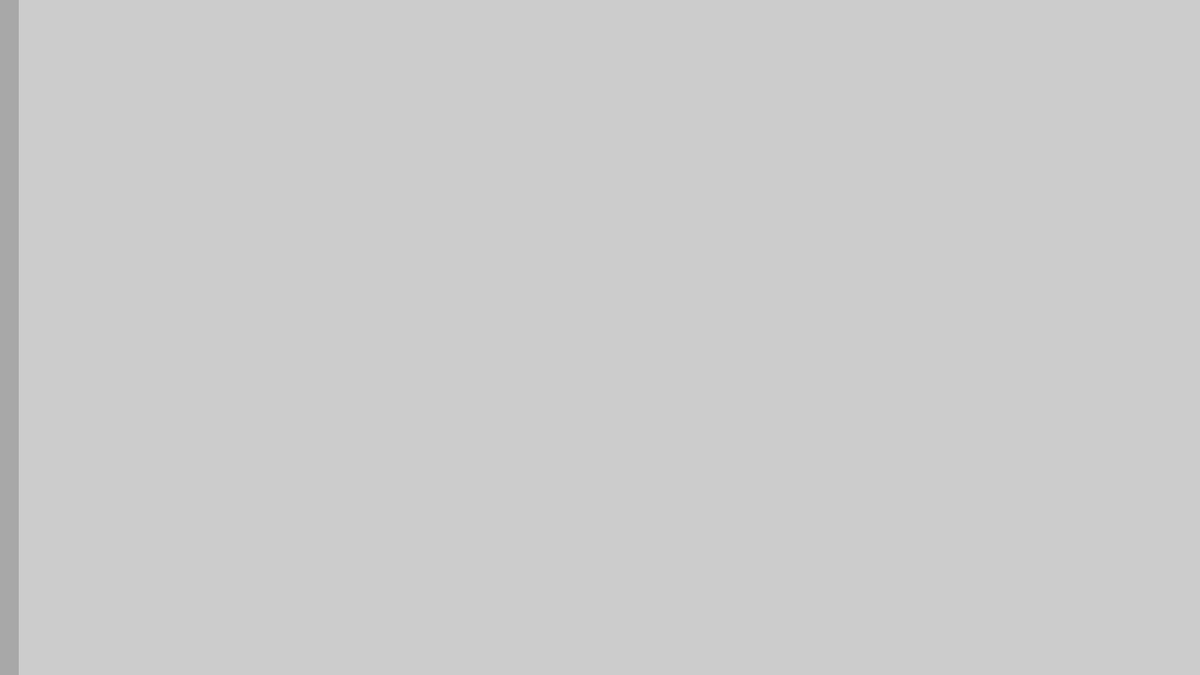
Frame 1 (no input)
Frame 60 (the mouse pressed at the canvas centre just before this capture): identical to frame 1, image omitted
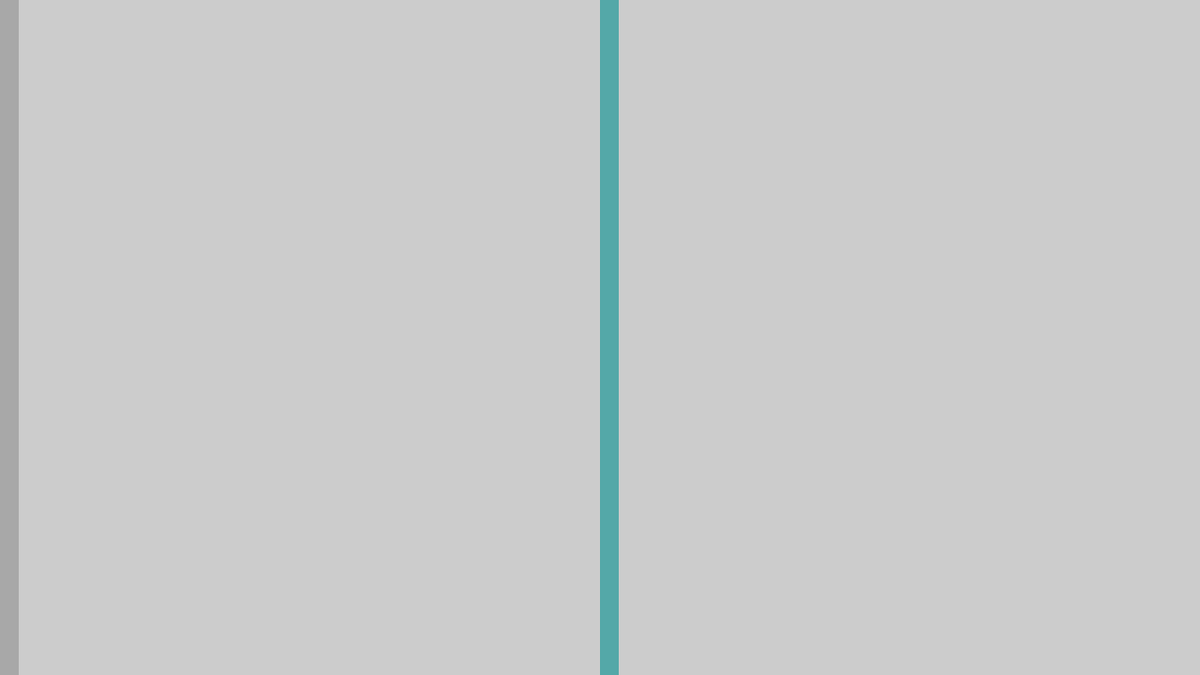
Frame 120 (the mouse held since frame 60 and released just before this capture)

The Processing sketch that drew these frames (run headless with seeded random() and noise(); from frame 60 on, the mouse is pressed at the canvas centre):

// Processing sketch: saturation
// ── saturation.pde

int barWidth = 20;
int lastBar = -1;


void setup() {
 size(1280, 720);
 colorMode(HSB, width, height, 100);
 noStroke();
}


void draw() {
 int whichBar = mouseX / barWidth;
 if (whichBar != lastBar) {
   int barX = whichBar * barWidth;
   fill(barX, mouseY, 66);
   rect(barX, 0, barWidth, height);
   lastBar = whichBar;
 }
}
